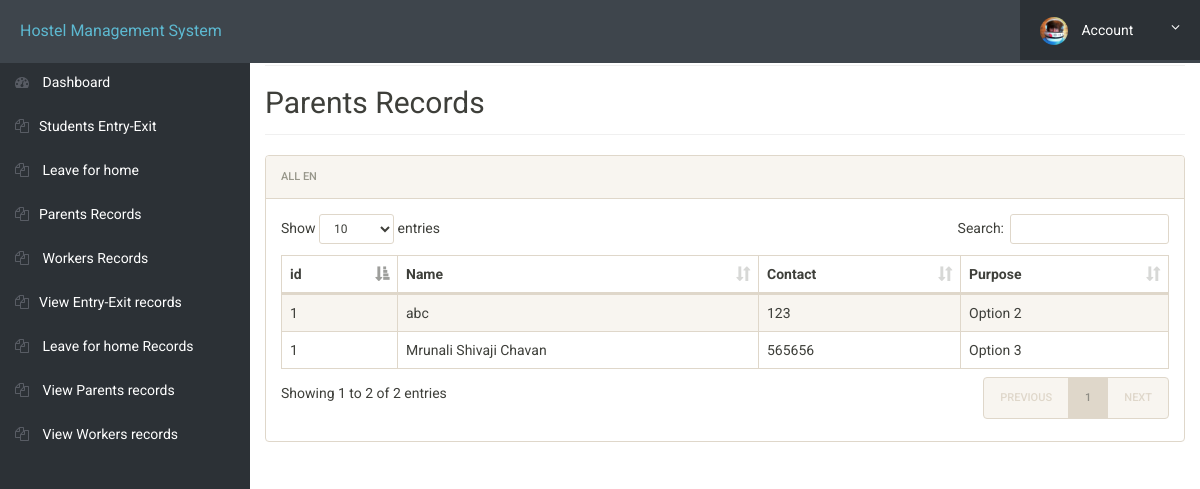
Page /guard/view_workers_records.php (signed in) on the committed database.
### tables this page shows
CREATE TABLE `workers_records` (
  `id` int(11) NOT NULL,
  `Name` varchar(255) NOT NULL,
  `Contact` varchar(20) NOT NULL,
  `purpose` varchar(255) NOT NULL
);

### guard/view_workers_records.php (the view, shortened to what this page needs)
<?php
include('includes/config.php');
?>
<!doctype html>
<html lang="en" class="no-js">
<head>
	<link rel="stylesheet" href="css/font-awesome.min.css">
	<link rel="stylesheet" href="css/bootstrap.min.css">
	<link rel="stylesheet" href="css/dataTables.bootstrap.min.css">
	<link rel="stylesheet" href="css/bootstrap-social.css">
	<link rel="stylesheet" href="css/bootstrap-select.css">
	<link rel="stylesheet" href="css/fileinput.min.css">
	<link rel="stylesheet" href="css/awesome-bootstrap-checkbox.css">
	<link rel="stylesheet" href="css/style.css">
</head>
<body>
	<?php include('includes/header.php');?>
	<div class="ts-main-content">
			<?php include('guard-sidebar.php');?>
		<div class="content-wrapper">
			<div class="container-fluid">
				<div class="row">
					<div class="col-md-12">
						<h2 class="page-title">
				Parents Records
						</h2>
						<div class="panel panel-default">
							<div class="panel-heading">All en</div>
							<div class="panel-body">
								<table id="zctb" class="display table table-striped table-bordered table-hover" cellspacing="0" width="100%">
									<thead>
										<tr>
											<th>id</th>
											<th>Name</th>
											<th>Contact</th>
											<th>Purpose</th>
										</tr>
									</thead>
									<tbody>
										<?php
	$id = $_SESSION['id'];
	$ret = "SELECT * FROM workers_records";
	$stmt = $mysqli->prepare($ret);
	$stmt->execute();
	$res = $stmt->get_result();
	while ($row = $res->fetch_object()) {
	    ?>
	    <tr>
	        <td><?php echo $id; ?></td>
	        <td><?php echo $row->Name; ?></td>
          <td><?php echo $row->Contact; ?></td>
	        <td><?php echo $row->purpose; ?></td>
	    </tr>
	    <?php
	}
	?>
									</tbody>
								</table>
							</div>
						</div>
					</div>
				</div>
			</div>
		</div>
	</div>
</body>
</html>

### guard/css/style.css (style rules this page uses)
html { font-size: 14px; }
@media only screen and (min-width: 480px) { html { font-size: 17px; } }
@media only screen and (min-width: 768px) { html { font-size: 14px; } }
body { font-size: 1em; }
.panel { overflow: hidden; }
.page-title { padding-bottom: 15px; margin-bottom: 20px; border-bottom: 1px solid #f0f0f0; }
.ts-main-content .content-wrapper { padding-top: 15px; margin-top: 10px; }
@media only screen and (min-width: 992px) { .ts-main-content .content-wrapper { margin-left: 250px; } }

### rows in the picture
workers_records: Name "abc", Contact "123", purpose "Option 2"
workers_records: Name "Mrunali Shivaji Chavan", Contact "565656", purpose "Option 3"
